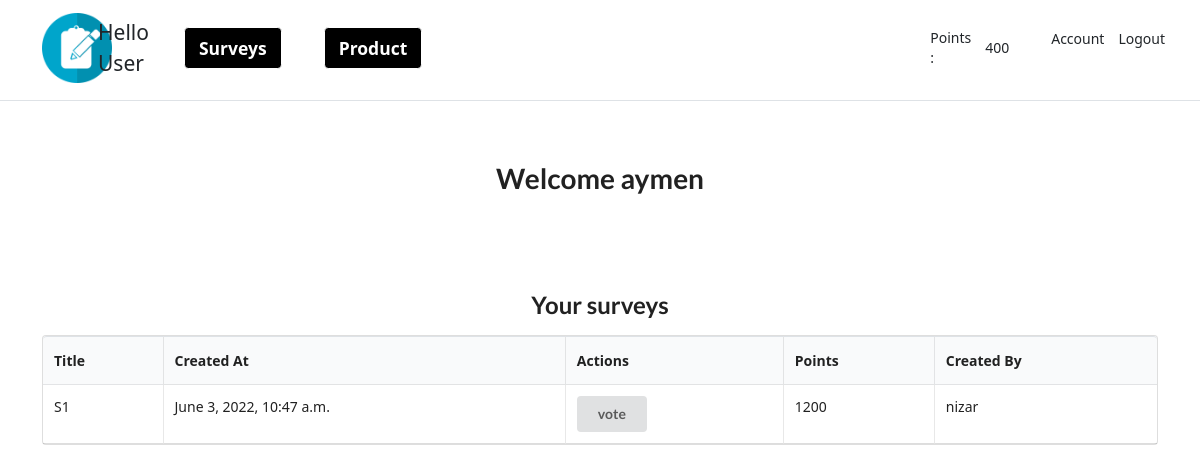
The app's page /list/ (signed in) with its own data.
### account/models.py (models this page shows, shortened)
class Account(AbstractBaseUser):
    email = models.EmailField(verbose_name="email", max_length=60, unique=True)
    username = models.CharField(max_length=30, unique=True)
    date_joined = models.DateTimeField(
        verbose_name='date joined', auto_now_add=True)
    last_login = models.DateTimeField(verbose_name='last login', auto_now=True)
    is_admin = models.BooleanField(default=False)
    is_active = models.BooleanField(default=True)
    is_staff = models.BooleanField(default=False)
    is_superuser = models.BooleanField(default=False)
    points = models.IntegerField(default=0)
    USERNAME_FIELD = 'email'
    REQUIRED_FIELDS = ['username']
    objects = MyAccountManager()

### survey/models.py (models this page shows)
class Survey(models.Model):
    title = models.CharField(max_length=64)
    is_active = models.BooleanField(default=False)
    creator = models.ForeignKey(Account, on_delete=models.CASCADE)
    created_at = models.DateTimeField(default=timezone.now)
    points = models.IntegerField(default=0)

### survey/views.py (the view)
# urls.py: path('list/', survey_list_c, name='list'),
@login_required
def survey_list_c(request):
    surveys = Survey.objects.filter(
        is_active=True).order_by("-created_at").all()
    return render(request, "survey/list_c.html", {"surveys": surveys})

### survey/templates/survey/list_c.html (shortened to what this page needs)
{% extends "base.html" %}
{% block content %}
<div class="ui center aligned basic very padded segment">
    <h1 class="ui header">Welcome {{ request.user.username }}</h1>
</div>
<div class="ui center aligned basic very padded segment">
    {% if surveys %}
    <h2 class="ui header">Your surveys</h2>
    <table class="ui celled table">
        <thead>
            <tr>
                <th>Title</th>
                <th>Created At</th>
                <th>Actions</th>
                <th>Points</th>
                <th> Created By </th>
            </tr>
        </thead>
        <tbody>
            {% for survey in surveys %}
            <tr>
                <td>{{ survey.title }}</td>
                <td>{{ survey.created_at }}</td>
                <td>
                    <a href="{% url 'start' survey.pk %}">
                        <div class="ui button">vote</div>
                    </a>
                </td>
                <td> {{survey.points}} </td>
                <td> {{survey.creator.username}} </td>
            </tr>
            {% endfor %}
        </tbody>
    </table>
    {% endif %}
</div>
{% endblock %}

### templates/snippets/header.html (shortened to what this page needs)
{% load static %}
<link
  href="https://cdn.jsdelivr.net/npm/bootstrap@5.1.3/dist/css/bootstrap.min.css"
  rel="stylesheet"
/>
<div
  class="d-flex flex-column flex-md-row align-items-center pb-1 mb-4 border-bottom"
>
{% if request.user.is_authenticated %}
{% if request.user.is_admin %}
<a href="{% url 'dashboard' %}"> <img class="img-fluid d-block mx-5 " src="{% static 'logo.png' %}" width="70" height="70"> </a>
<span class="fs-4 p-3">Hello Admin </span>
<a href="{% url 'surveys' %}" class="btn btn-lg btn-secondary fw-bold border-white bg-black mx-4 ">My survey</a>
<a href="{% url 'create_product' %}" class="btn btn-lg btn-secondary fw-bold border-white bg-black mx-4 ">Create Product</a>
<a href="{% url 'produit_list_admin' %}" class="btn btn-lg btn-secondary fw-bold border-white bg-black mx-4 ">My Products</a>
<a href="{% url 'user_list' %}" class="btn btn-lg btn-secondary fw-bold border-white bg-black mx-4 ">Users</a>
{% elif not request.user.is_admin%}
<a href="{% url 'home' %}"> <img class="img-fluid d-block mx-5 " src="{% static 'logo.png' %}" width="70" height="70"> </a>
<span class="fs-4 p-3">Hello User </span>
<a href="{% url 'list' %}" class="btn btn-lg btn-secondary fw-bold border-white bg-black mx-4 ">Surveys</a>
<a href="{% url 'produit_list' %}" class="btn btn-lg btn-secondary fw-bold border-white bg-black mx-4 ">Product</a>
{% endif %}
{% else %}
<a href="{% url 'home' %}"> <img class="img-fluid d-block mx-5 " src="{% static 'logo.png' %}" width="70" height="70"> </a>
{% endif %}
  <nav class="d-inline-flex mt-2 mt-md-0 ms-md-auto p-4">
    {% if request.user.is_authenticated %}
    {% if request.user.is_admin %}
    <a href="{% url 'create' %}" class="btn btn-lg btn-secondary fw-bold border-white bg-black mx-4 ">Create Survey</a>
    <a
      class="me-3 py-2 text-dark text-decoration-none"
      href="{% url 'account' %}"
      >Account</a
    >
    <a
      class="me-3 py-2 text-dark text-decoration-none"
      href="{% url 'logout' %}"
      >Logout</a
    >
  {% elif not request.user.is_admin%}
  <p class="m-auto py-2 me-3"> Points : </p>
  <p class="m-auto py-2 me-5 color-red">
    {{ request.user.points }}
  </p>
  <a
  class="me-3 py-2 text-dark text-decoration-none"
  href="{% url 'account' %}"
  >Account</a
>
<a
  class="me-3 py-2 text-dark text-decoration-none"
  href="{% url 'logout' %}"
  >Logout</a
>
</nav>
  {% endif %}
  {% endif %}
</div>

### records on screen
Account: user.points "400", user.username "aymen"
Survey: title "S1", created_at "June 3, 2022, 10:47 a.m.", points "1200", creator.username "nizar"
